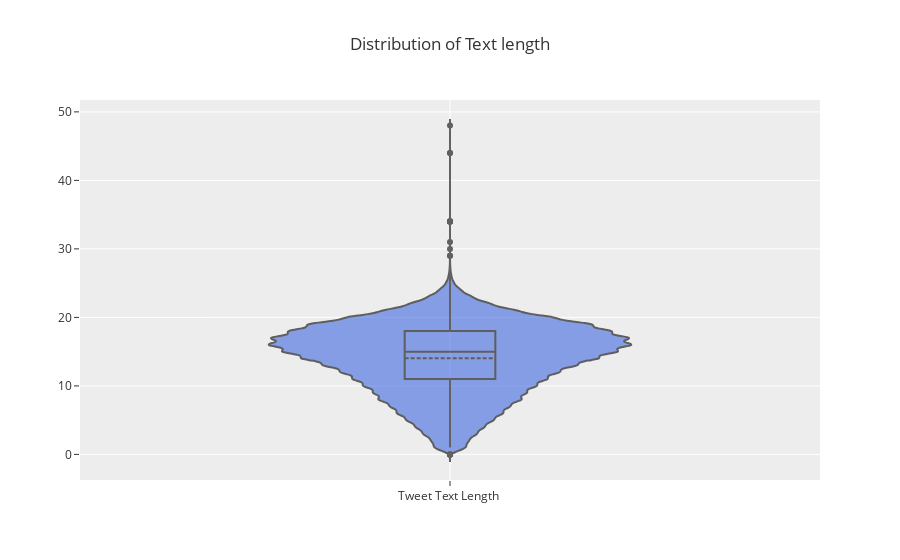

The code cell stored with this chart in its notebook:
### Code cell
fig = go.Figure(data=go.Violin(y=covid['text_length'], 
                               box_visible=True, 
                               line_color='black',
                               meanline_visible=True, 
                               fillcolor='royalblue ', 
                               opacity=0.6,
                               x0='Tweet Text Length '))

fig.update_layout(yaxis_zeroline=False,
                  title="Distribution of Text length ",
                  template='ggplot2')
fig.show()

### Figure 1 — Plotly figure (JSON) as saved in the notebook; plotly's stock layout.template omitted (floating-point values rounded to 4 significant figures; data arrays with more than 128 entries replaced by an {"elided": "..."} marker saying what was removed)
{"data": [{"box": {"visible": true}, "fillcolor": "royalblue ", "line": {"color": "black"}, "meanline": {"visible": true}, "opacity": 0.6, "type": "violin", "x0": "Tweet Text Length ", "y": {"elided": "179108 int values"}}], "layout": {"title": {"text": "Distribution of Text length "}, "yaxis": {"zeroline": false}}}
